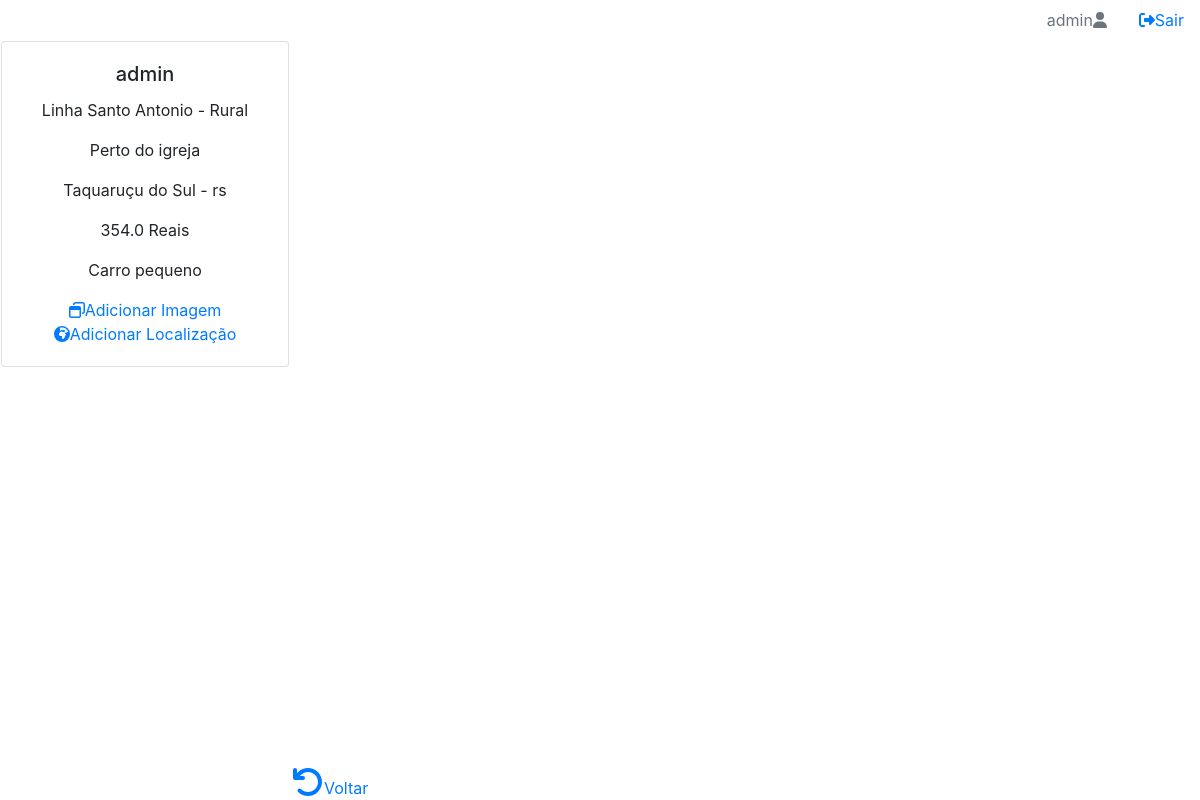
Page /painel/adicional (signed in) on the committed database.
### painel/models.py (models this page shows, shortened)
class Vaga(models.Model):
	dono = models.ForeignKey('auth.User', on_delete=models.CASCADE, default="")
	rua = models.CharField(max_length=50)
	bairro = models.CharField(max_length=50)
	referencia = models.CharField(max_length=200)
	cidade = models.CharField(max_length=50)
	estado = models.CharField(max_length=2)
	valor = models.FloatField(default=0.00)
	categoria = models.TextField(default="")
	rascunho = models.BooleanField(default=True)

### painel/views.py (the view)
# urls.py: path('adicional', views.adicional, name='adicional'),
def adicional(request):
   if request.user.is_authenticated == True:
      listav = Vaga.objects.filter(dono=request.user)
      contexto = {"listav": listav}
      return render(request, 'painel/adicional.html', contexto)
   else:
      form = FormLogin()
      contexto = {"form": form,}
      return render(request, 'painel/autenticar.html', contexto)

### painel/templates/painel/adicional.html (shortened to what this page needs)
{% extends "painel/index.html" %}
{% load static %}
{% block content %}
  {% if listav %}
   {% for v in listav %}
      <table class="tg">
  <tr>
    <td>
      <div class="card text-center" style="width: 18rem;">
      <div class="card-body" >
      <h5 class="card-title">{{v.dono}}</h5>
      <p class="card-text">{{v.rua}} - {{v.bairro}}</p>
      <p class="card-text">{{v.referencia}}</p>
      <p class="card-text">{{v.cidade}} - {{v.estado}}</p>
      <p class="card-text">{{v.valor}} Reais</p>
       <p class="card-text">{{v.categoria}}</p>
      <a href="#"><i class="far fa-window-restore"></i>Adicionar Imagem</a>
      <br>
      <a href="#"><i class="fas fa-globe-africa"></i>Adicionar Localização</a>
      </div>
      </div>
    </td>
    <td></td>
  </tr>
</table>
   {%endfor%}
  {% else %}
   <p>Sem vagas cadastradas.</p>
  {% endif %}
  <div>
   <a class="Voltar" href="meuperfil"><i class="fas fa-undo fa-2x"></i>Voltar</a>
  </div>
{% endblock %}

### painel/templates/painel/index.html (shortened to what this page needs)
{% load static %}
<!DOCTYPE html>
<html>
<head>
<link rel="stylesheet" href="{% static '/painel/css/bootstrap.min.css' %}">
<link rel="stylesheet" href="{% static '/painel/css/all.css' %}">
<link rel="stylesheet" href="{% static '/painel/estilos.css' %}" >
</head>
<body>
<ul class="nav justify-content-end">
  <li class="nav-item">
    <a class="nav-link disabled" href="#" tabindex="-1" aria-disabled="true">{{user}}<i class="fas fa-user"></i></a>
  </li>
  {% if user.is_authenticated %}
  <li class="nav-item">
    <a class="nav-link" href="/painel/sair"><i class="fas fa-sign-out-alt"></i>Sair</a>
    {% else %}
    <a class="nav-link" href="/painel/autenticar"><i class="fas fa-sign-in-alt"></i>Login </a>
  </li>
  {% endif %}
</ul>
{% block content %}{% endblock %}
</body>
</html>

### painel/static/painel/css/all.css (style rules this page uses)
.fa-2x { font-size: 2em; }
.fa-user:before { content: "\f007"; }
.fa-window-restore:before { content: "\f2d2"; }

### painel/static/painel/estilos.css (style rules this page uses)
.tg { float: left }
.Voltar { position: absolute; bottom: 0; float: center; }

### rows in the picture
Vaga: dono "admin", rua "Linha Santo Antonio", bairro "Rural", referencia "Perto do igreja", cidade "Taquaruçu do Sul", estado "rs", valor "354.0", categoria "Carro pequeno"

### other values in the picture
{{ user }} "admin"
